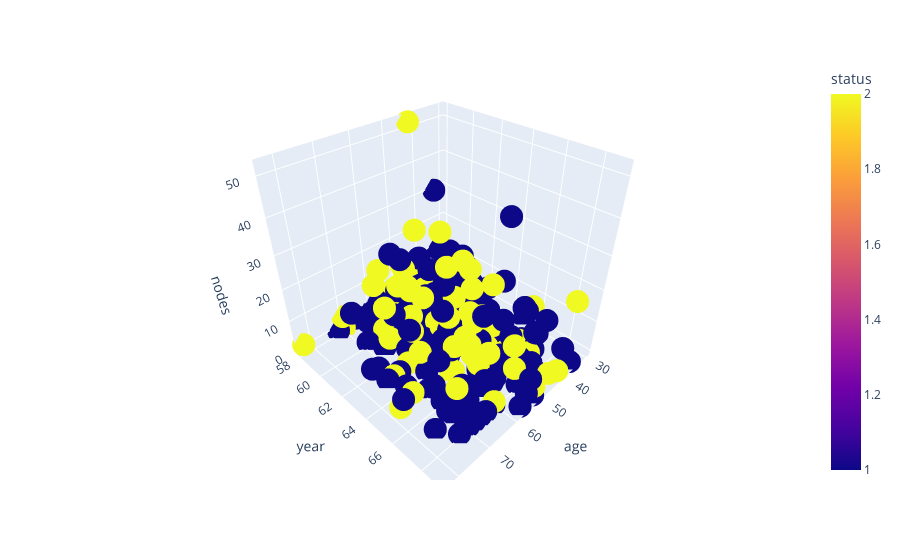

The notebook cell this image was saved under:
### Code cell
px.scatter_3d(df, x="age", y="year", 
              z="nodes", color="status",
              color_discrete_map = {"Joly": "blue",
                                    "Bergeron": "violet",
                                    "Coderre":"pink"})

### Figure 1 — Plotly figure (JSON) as saved in the notebook; plotly's stock layout.template omitted (floating-point values rounded to 4 significant figures; data arrays with more than 128 entries replaced by an {"elided": "..."} marker saying what was removed)
{"data": [{"hovertemplate": "age=%{x}<br>year=%{y}<br>nodes=%{z}<br>status=%{marker.color}<extra></extra>", "legendgroup": "", "marker": {"color": {"elided": "305 int values"}, "coloraxis": "coloraxis", "symbol": "circle"}, "mode": "markers", "name": "", "scene": "scene", "showlegend": false, "type": "scatter3d", "x": {"elided": "305 int values"}, "y": {"elided": "305 int values"}, "z": {"elided": "305 int values"}}], "layout": {"coloraxis": {"colorbar": {"title": {"text": "status"}}, "colorscale": [[0, "#0d0887"], [0.1111, "#46039f"], [0.2222, "#7201a8"], [0.3333, "#9c179e"], [0.4444, "#bd3786"], [0.5556, "#d8576b"], [0.6667, "#ed7953"], [0.7778, "#fb9f3a"], [0.8889, "#fdca26"], [1, "#f0f921"]]}, "legend": {"tracegroupgap": 0}, "margin": {"t": 60}, "scene": {"domain": {"x": [0, 1], "y": [0, 1]}, "xaxis": {"title": {"text": "age"}}, "yaxis": {"title": {"text": "year"}}, "zaxis": {"title": {"text": "nodes"}}}}}
